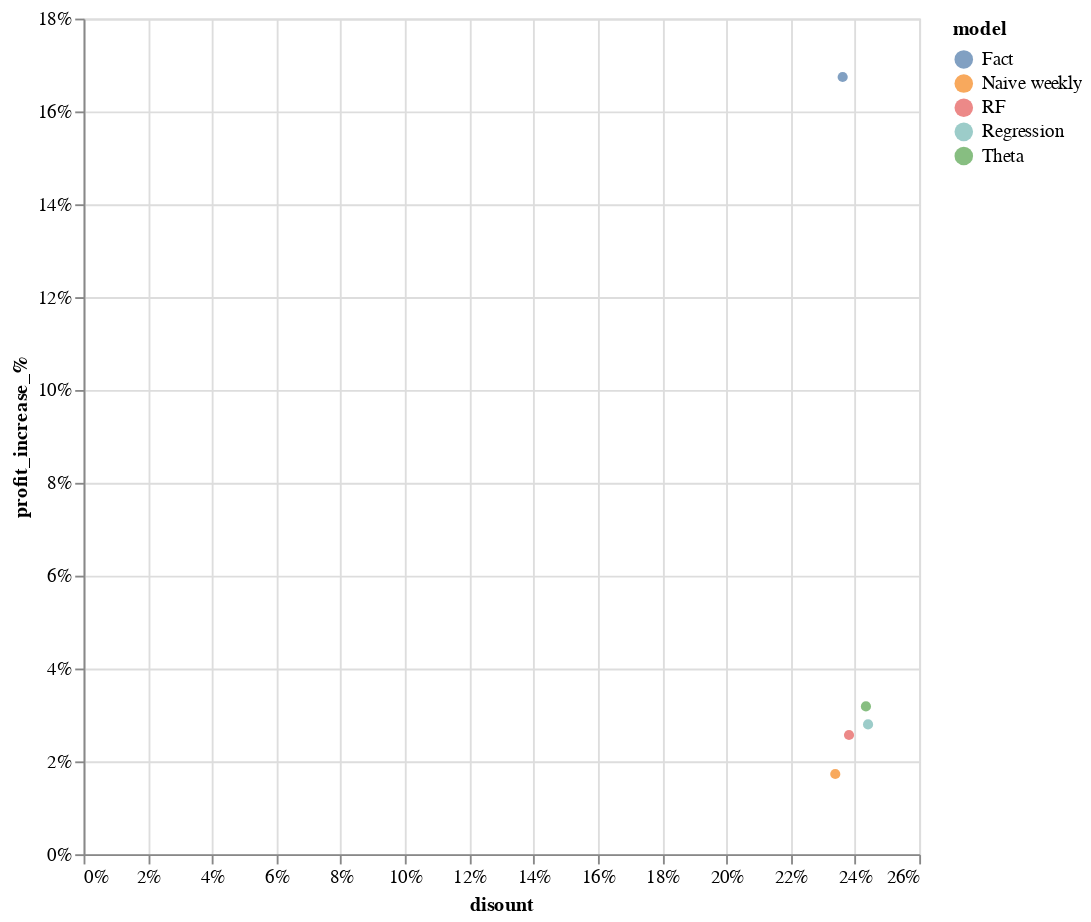

The cell this chart's notebook holds for it:
### Code cell
alt.Chart(all_items_eval.fillna(0).reset_index()).mark_circle().encode(
    x=alt.X('disount:Q',axis=alt.Axis(format='%')),
    y=alt.Y('profit_increase_%:Q',axis=alt.Axis(format='%')),
    color=alt.Color('model:N'),
).properties(width=450, height=450)#.interactive()

### Figure 1 — Vega-Lite specification as saved in the notebook (floating-point values rounded to 4 significant figures)
{"config": {"view": {"continuousWidth": 400, "continuousHeight": 300}}, "data": {"name": "data-e6d36d4cd04dbdd2972780753aefe2df"}, "mark": "circle", "encoding": {"color": {"type": "nominal", "field": "model"}, "x": {"type": "quantitative", "axis": {"format": "%"}, "field": "disount"}, "y": {"type": "quantitative", "axis": {"format": "%"}, "field": "profit_increase_%"}}, "height": 450, "width": 450, "$schema": "https://vega.github.io/schema/vega-lite/v4.8.1.json", "datasets": {"data-e6d36d4cd04dbdd2972780753aefe2df": [{"model": "Fact", "value": 92760.0, "sell_price": 449.9, "daily_revenue": 137300.0, "disount": 0.2362, "sell_price_w_disount": 343.7, "value_increase": 215.4, "value_w_disount": 156400.0, "daily_revenue_w_disount": 172100.0, "daily_profit": 109800.0, "daily_profit_w_disount": 125800.0, "value_fact": 92760.0, "daily_profit_fact": 109800.0, "value_w_disount_fact": 158100.0, "daily_profit_w_disount_fact": 126500.0, "inventory_left": -1665.0, "final_profit_w_discount": 125300.0, "final_profit_base_price": 107400.0, "profit_increase_model": 47.24, "profit_increase_%": 0.1674, "rmse": 0.0, "rmse_normalized": 0.0}, {"model": "Naive weekly", "value": 93180.0, "sell_price": 449.9, "daily_revenue": 137900.0, "disount": 0.2339, "sell_price_w_disount": 344.7, "value_increase": 213.3, "value_w_disount": 156900.0, "daily_revenue_w_disount": 173400.0, "daily_profit": 110300.0, "daily_profit_w_disount": 127000.0, "value_fact": 92760.0, "daily_profit_fact": 109800.0, "value_w_disount_fact": 157200.0, "daily_profit_w_disount_fact": 127200.0, "inventory_left": -378.1, "final_profit_w_discount": 109200.0, "final_profit_base_price": 86630.0, "profit_increase_model": 114.3, "profit_increase_%": 0.01727, "rmse": 68.75, "rmse_normalized": 1.0}, {"model": "RF", "value": 93640.0, "sell_price": 449.9, "daily_revenue": 138600.0, "disount": 0.2382, "sell_price_w_disount": 342.8, "value_increase": 217.2, "value_w_disount": 160300.0, "daily_revenue_w_disount": 173400.0, "daily_profit": 110900.0, "daily_profit_w_disount": 126000.0, "value_fact": 92760.0, "daily_profit_fact": 109800.0, "value_w_disount_fact": 160100.0, "daily_profit_w_disount_fact": 125200.0, "inventory_left": 126.0, "final_profit_w_discount": 110100.0, "final_profit_base_price": 89560.0, "profit_increase_model": 52.19, "profit_increase_%": 0.02568, "rmse": 56.81, "rmse_normalized": 0.8267}, {"model": "Regression", "value": 94370.0, "sell_price": 449.9, "daily_revenue": 139700.0, "disount": 0.2441, "sell_price_w_disount": 340.1, "value_increase": 222.6, "value_w_disount": 162000.0, "daily_revenue_w_disount": 173500.0, "daily_profit": 111700.0, "daily_profit_w_disount": 125600.0, "value_fact": 92760.0, "daily_profit_fact": 109800.0, "value_w_disount_fact": 161800.0, "daily_profit_w_disount_fact": 124200.0, "inventory_left": 139.4, "final_profit_w_discount": 110400.0, "final_profit_base_price": 90800.0, "profit_increase_model": 64.26, "profit_increase_%": 0.02795, "rmse": 54.16, "rmse_normalized": 0.7881}, {"model": "Theta", "value": 93230.0, "sell_price": 449.9, "daily_revenue": 138000.0, "disount": 0.2434, "sell_price_w_disount": 340.4, "value_increase": 222.0, "value_w_disount": 159600.0, "daily_revenue_w_disount": 171600.0, "daily_profit": 110400.0, "daily_profit_w_disount": 124300.0, "value_fact": 92760.0, "daily_profit_fact": 109800.0, "value_w_disount_fact": 159700.0, "daily_profit_w_disount_fact": 123800.0, "inventory_left": -100.5, "final_profit_w_discount": 110800.0, "final_profit_base_price": 92470.0, "profit_increase_model": 65.93, "profit_increase_%": 0.03185, "rmse": 49.75, "rmse_normalized": 0.7236}]}}
